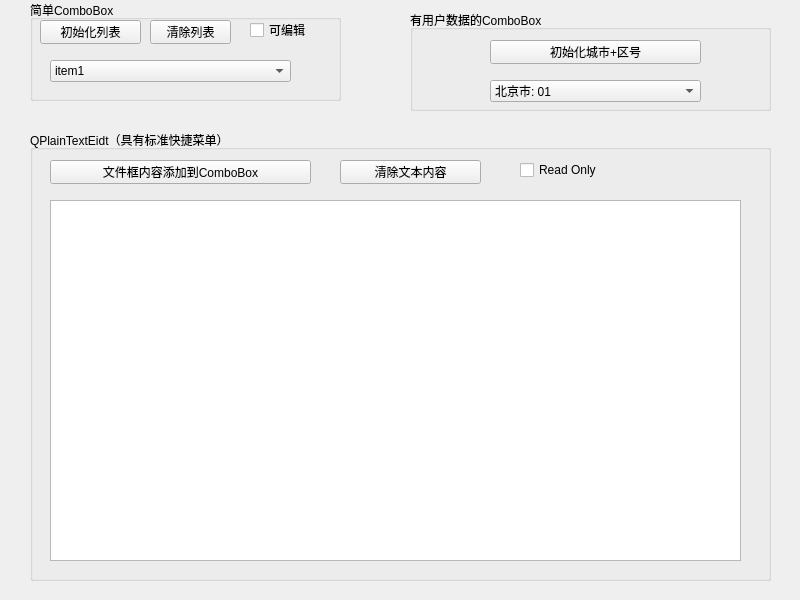
<?xml version="1.0" encoding="UTF-8"?>
<ui version="4.0">
 <class>Widget</class>
 <widget class="QWidget" name="Widget">
  <property name="geometry">
   <rect>
    <x>0</x>
    <y>0</y>
    <width>800</width>
    <height>600</height>
   </rect>
  </property>
  <property name="windowTitle">
   <string>Widget</string>
  </property>
  <widget class="QGroupBox" name="groupBox">
   <property name="geometry">
    <rect>
     <x>30</x>
     <y>0</y>
     <width>311</width>
     <height>101</height>
    </rect>
   </property>
   <property name="title">
    <string>简单ComboBox</string>
   </property>
   <widget class="QPushButton" name="initItemsBtn">
    <property name="geometry">
     <rect>
      <x>10</x>
      <y>20</y>
      <width>101</width>
      <height>24</height>
     </rect>
    </property>
    <property name="text">
     <string>初始化列表</string>
    </property>
   </widget>
   <widget class="QPushButton" name="pushButton_2">
    <property name="geometry">
     <rect>
      <x>120</x>
      <y>20</y>
      <width>81</width>
      <height>24</height>
     </rect>
    </property>
    <property name="text">
     <string>清除列表</string>
    </property>
   </widget>
   <widget class="QCheckBox" name="checkBox">
    <property name="geometry">
     <rect>
      <x>220</x>
      <y>20</y>
      <width>80</width>
      <height>20</height>
     </rect>
    </property>
    <property name="text">
     <string>可编辑</string>
    </property>
   </widget>
   <widget class="QComboBox" name="comboBox">
    <property name="geometry">
     <rect>
      <x>20</x>
      <y>60</y>
      <width>241</width>
      <height>22</height>
     </rect>
    </property>
    <item>
     <property name="text">
      <string>item1</string>
     </property>
    </item>
    <item>
     <property name="text">
      <string>item2</string>
     </property>
    </item>
    <item>
     <property name="text">
      <string>item3</string>
     </property>
    </item>
    <item>
     <property name="text">
      <string>item4</string>
     </property>
    </item>
    <item>
     <property name="text">
      <string>item5</string>
     </property>
    </item>
    <item>
     <property name="text">
      <string>item6</string>
     </property>
    </item>
   </widget>
  </widget>
  <widget class="QGroupBox" name="groupBox_2">
   <property name="geometry">
    <rect>
     <x>410</x>
     <y>10</y>
     <width>361</width>
     <height>101</height>
    </rect>
   </property>
   <property name="title">
    <string>有用户数据的ComboBox</string>
   </property>
   <widget class="QPushButton" name="pushButton_3">
    <property name="geometry">
     <rect>
      <x>80</x>
      <y>30</y>
      <width>211</width>
      <height>24</height>
     </rect>
    </property>
    <property name="text">
     <string>初始化城市+区号</string>
    </property>
   </widget>
   <widget class="QComboBox" name="comboBox_2">
    <property name="geometry">
     <rect>
      <x>80</x>
      <y>70</y>
      <width>211</width>
      <height>22</height>
     </rect>
    </property>
    <item>
     <property name="text">
      <string>北京市: 01</string>
     </property>
    </item>
   </widget>
  </widget>
  <widget class="QGroupBox" name="groupBox_3">
   <property name="geometry">
    <rect>
     <x>30</x>
     <y>130</y>
     <width>741</width>
     <height>451</height>
    </rect>
   </property>
   <property name="title">
    <string>QPlainTextEidt（具有标准快捷菜单）</string>
   </property>
   <widget class="QPushButton" name="pushButton_4">
    <property name="geometry">
     <rect>
      <x>20</x>
      <y>30</y>
      <width>261</width>
      <height>24</height>
     </rect>
    </property>
    <property name="text">
     <string>文件框内容添加到ComboBox</string>
    </property>
   </widget>
   <widget class="QPushButton" name="pushButton_5">
    <property name="geometry">
     <rect>
      <x>310</x>
      <y>30</y>
      <width>141</width>
      <height>24</height>
     </rect>
    </property>
    <property name="text">
     <string>清除文本内容</string>
    </property>
   </widget>
   <widget class="QCheckBox" name="checkBox_2">
    <property name="geometry">
     <rect>
      <x>490</x>
      <y>30</y>
      <width>80</width>
      <height>20</height>
     </rect>
    </property>
    <property name="text">
     <string>Read Only</string>
    </property>
   </widget>
   <widget class="QPlainTextEdit" name="plainTextEdit">
    <property name="geometry">
     <rect>
      <x>20</x>
      <y>70</y>
      <width>691</width>
      <height>361</height>
     </rect>
    </property>
   </widget>
  </widget>
 </widget>
 <resources/>
 <connections/>
</ui>
